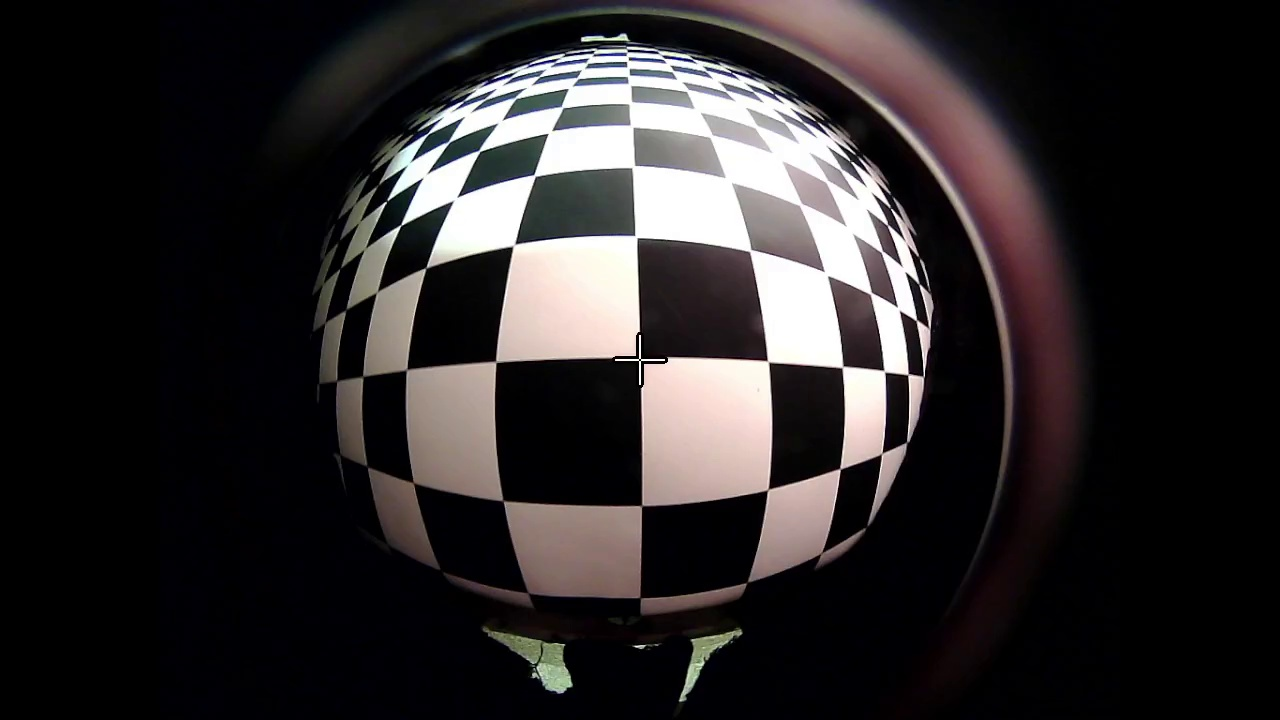
#> input picture Model/George_scripts/bb_arena_undistortion/frame_0000.jpg, 1280 x 720 px
$ python circular_masking.py ../bb_arena_undistortion/frame_0000.jpg out.png
#> lines starting #> are read from the running program, lines starting #| are printed output that depends on the picture; after the words box and inside, x2 and y2 are one past the last pixel; in counts of white or black regions, pixels touching at a corner belong together
# usage: python circular_masking.py <infile_path> <outfile_path>
# author: Georgios Kolyfetis

from PIL import Image, ImageDraw
import sys

def make_circular_mask(im):
    # Create a circular mask with the same size as the input image
    mask = Image.new("L", im.size, 0)
    draw = ImageDraw.Draw(mask)

    # Calculate the center coordinates
    center_x = im.width // 2
    center_y = im.height // 2

    # Calculate the radius as half of the minimum dimension
    radius = min(center_x, center_y)

    # Draw a circular mask within the bounding box
    draw.ellipse((center_x - radius, center_y - radius, center_x + radius, center_y + radius), fill=255)

    return mask

def apply_circular_mask(im, mask):
    # Create a copy of the original image with an alpha channel
    out = im.convert("RGBA")

    # Apply the circular mask to the alpha channel
    out.putalpha(mask)

    return out

if __name__ == "__main__":
    # Open the input image specified in the command-line arguments
    with Image.open(sys.argv[1]) as im:
        # Ensure the image is square (crop if necessary)
#> im is the input picture: PIL image 1280x720 RGB; mean R, G, B 45.7, 42.1, 42.9
        size = min(im.size)
#> size = 720
        im = im.crop((0, 0, size, size))
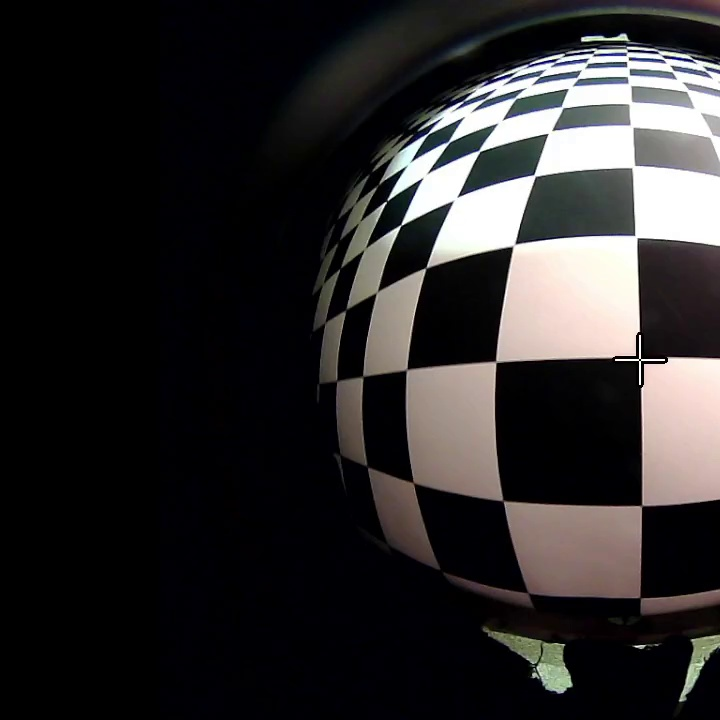
#> im: PIL image 720x720 RGB; mean R, G, B 45.3, 43.4, 43.8

        # Create the circular mask
        circular_mask = make_circular_mask(im)
#> in make_circular_mask, `mask = Image.new("L", im.size, 0)`: mask: PIL image 720x720 L; every value is 0
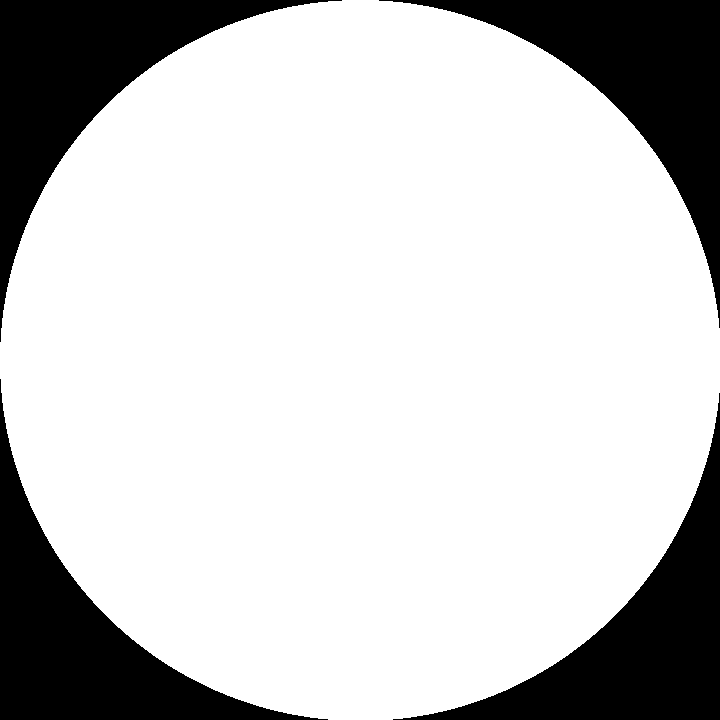
#> circular_mask: PIL image 720x720 L; 78.7% white; 4 black regions, box (x1, y1, x2, y2) and area: (0, 0, 342, 342) 27922, (379, 0, 720, 328) 27580, (0, 379, 328, 720) 27580, (393, 393, 720, 720) 27239

        # Apply the circular mask to the image
        result_image = apply_circular_mask(im, circular_mask)
#> in apply_circular_mask, `out.putalpha(mask)`:
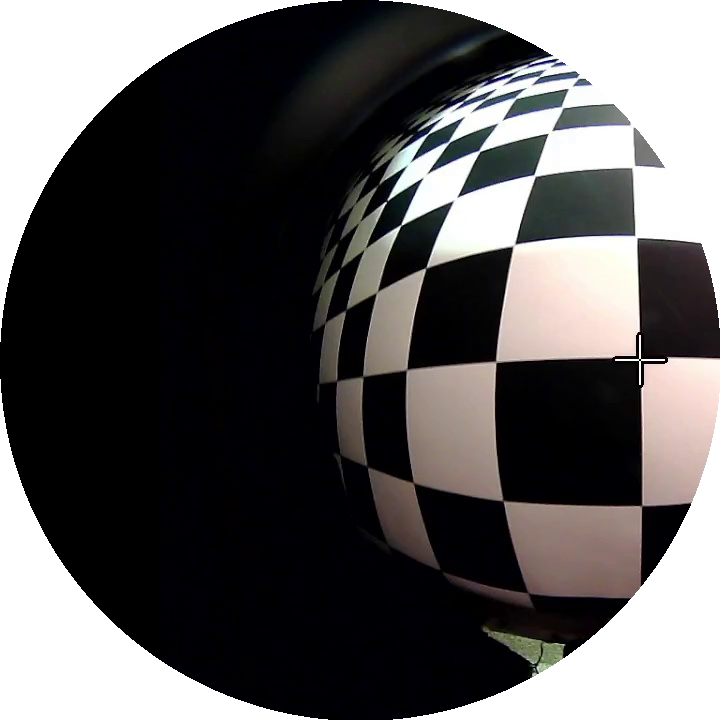
#> out: PIL image 720x720 RGBA; mean R, G, B, A 45.3, 43.4, 43.8, 200.7; transparent parts drawn white

        # Save the resulting image with transparency
        result_image.save(sys.argv[2])
